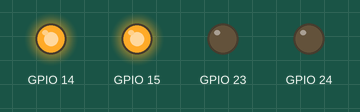
The program below on a simulated Raspberry Pi (BCM pin numbers). Shown: output pins drawn as LEDs (lit = HIGH).

Above: at 0.5 s.
At 3.5 s:
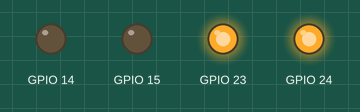
Timing chart, 0 to 4.6 s (numbered marks = the images above):
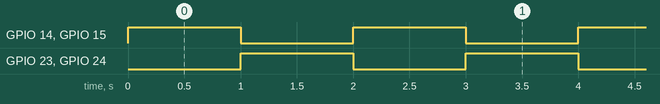

Measured:
- by itself, GPIO 14, GPIO 15, GPIO 23, GPIO 24: alternates HIGH for 1.0 s and LOW for 1.0 s

The program:

blinking_led.py
```python
import RPi.GPIO as GPIO
import time
#Mendefinisikan pin output
GPIO.setmode(GPIO.BCM)
GPIO.setup(14, GPIO.OUT)
GPIO.setup(15, GPIO.OUT)
GPIO.setup(23, GPIO.OUT)
GPIO.setup(24, GPIO.OUT)

while True:
    GPIO.output(14,True)   # led merah nyala
    GPIO.output(15,True)   # led kuning nyala
    GPIO.output(23,False) # led hijau mati
    GPIO.output(24,False) # led biru mati
    time.sleep(1) #Selama 1 detik
    GPIO.output(14,False)  # led merah mati
    GPIO.output(15,False)  # led kuning mati
    GPIO.output(23,True)  # led hijau nyala
    GPIO.output(24,True)  # led biru nyala
    time.sleep(1) #Selama 1 detik
```
